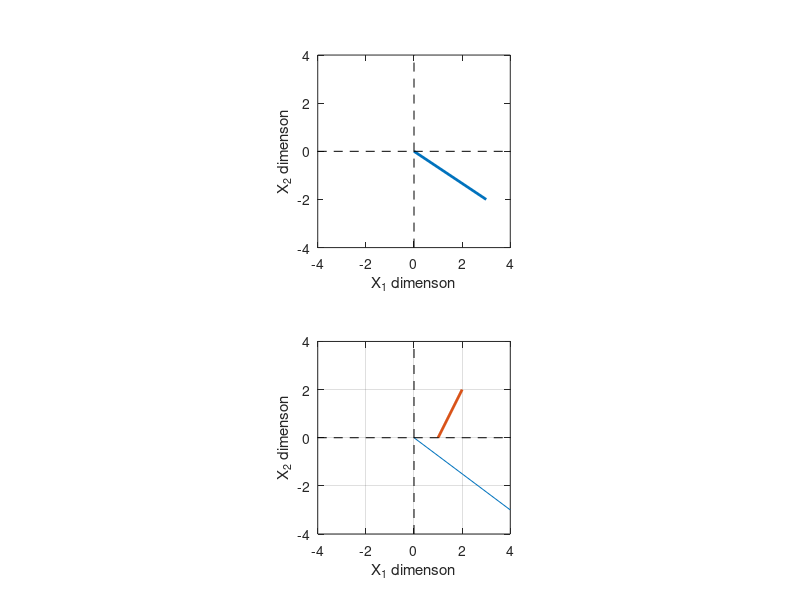

Recreate this plot in MATLAB.
v2 = [3 -2];
v3 = [4; -3; 2];

v3'

figure(1), clf
subplot(211)
plot([0 v2(1)], [0 v2(2)], 'linew',2)
axis square
axis([-4 4 -4 4])
hold on
plot(get(gca , 'xlim'), [0,0], 'k--')
plot([0,0], get(gca , 'ylim'), 'k--')
xlabel('X_1 dimenson')
ylabel('X_2 dimenson')

subplot(212)
plot([0 v3(1)] , [0 v3(2)],[0, v3(3)], 'linew', 2)

axis square
axis([-4 4 -4 4 -4 4])
hold on , grid on
plot3(get(gca, 'xlim'), [0 0], [0 0], 'k--')
plot3([0 0] , get(gca, 'ylim'), [0 0], 'k--')
plot3([0 0] ,[0 0], get(gca, 'zlim'), 'k--')
xlabel('X_1 dimenson')
ylabel('X_2 dimenson')
zlabel('X_3 dimenson')




 





